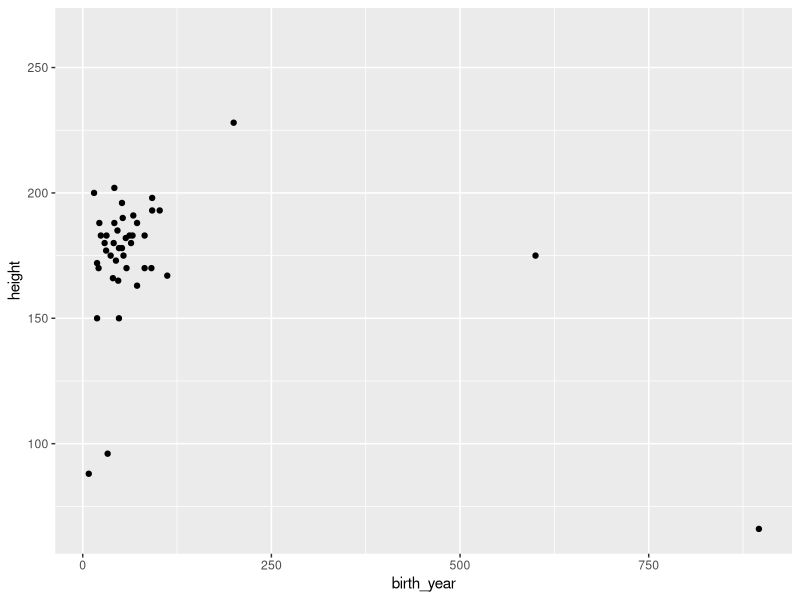
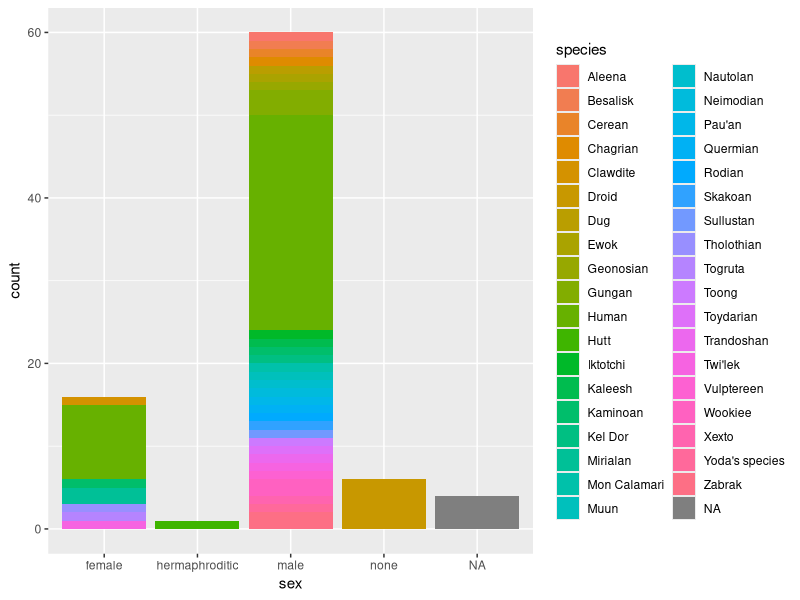
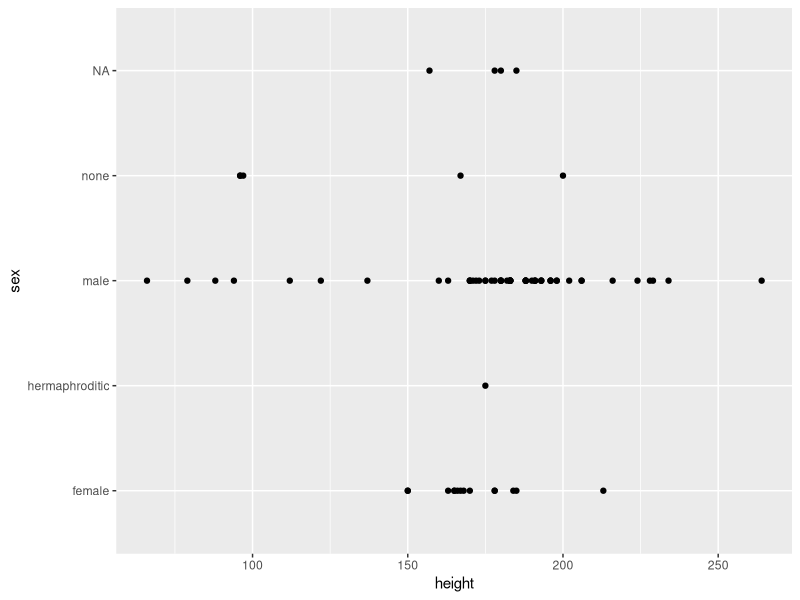

Recreate these plots in R, in order.
## ---- chunk 1
knitr::opts_chunk$set(echo = TRUE)

## ---- chunk 2
library(tidyverse)
## ---- chunk 3
#member 4
starwars %>% 
  ggplot(aes(x = birth_year, y = height)) +
  geom_point()
## ---- chunk 4


#member 1 
ggplot(starwars, aes(x = sex, 
                  fill = species)) +
  geom_bar()
## ---- chunk 5
#member 2
# member 2 (LINUS GHANADAN)
starwars %>%
  filter(homeworld == "Endor")
## ---- chunk 6

#member 3

starwars %>% 
  ggplot(aes(x = height, y = sex))+
  geom_point()
## ---- chunk 7

